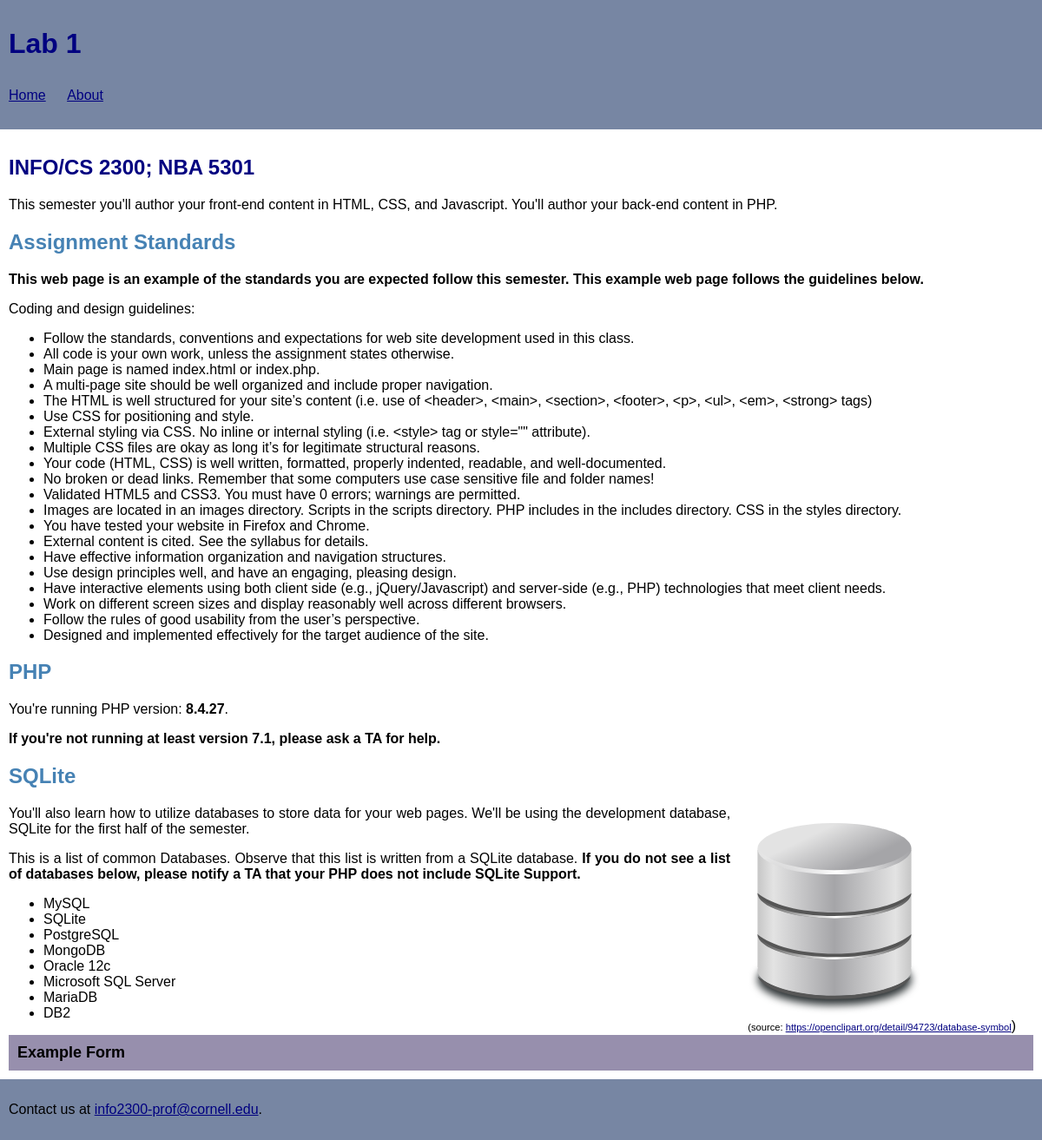
The page / on the database its author committed.
### tables this page shows
CREATE TABLE `Software` (
	`id`	INTEGER NOT NULL PRIMARY KEY AUTOINCREMENT UNIQUE,
	`name`	TEXT NOT NULL
);

### index.php (the view, shortened to what this page needs)
<?php
include("includes/init.php");
?>
<!DOCTYPE html>
<html>
<head>
  <link rel="stylesheet" type="text/css" href="styles/all.css" media="all" />
</head>
<body>
  <?php include("includes/header.php");?>
  <div id="content-wrap">
    <article id="content">
      <h1 id="article-title">INFO/CS 2300; NBA 5301</h1>
      <p>This semester you'll author your front-end content in HTML, CSS, and Javascript. You'll author your back-end content in PHP.</p>
      <section>
        <h2>Assignment Standards</h2>
        <p><strong>This web page is an example of the standards you are expected follow this semester. This example web page follows the guidelines below.</strong></p>
        <p>Coding and design guidelines:</p>
        <ul>
          <li>Follow the standards, conventions and expectations for web site development used in this class.</li>
          <li>All code is your own work, unless the assignment states otherwise.</li>
          <li>Main page is named index.html or index.php.</li>
          <li>A multi-page site should be well organized and include proper navigation.</li>
          <li>The HTML is well structured for your site’s content (i.e. use of &lt;header&gt;, &lt;main&gt;, &lt;section&gt;, &lt;footer&gt;, &lt;p&gt;, &lt;ul&gt;, &lt;em&gt;, &lt;strong&gt; tags)</li>
          <li>Use CSS for positioning and style.</li>
          <li>External styling via CSS. No inline or internal styling (i.e. &lt;style&gt; tag or style="" attribute).</li>
          <li>Multiple CSS files are okay as long it’s for legitimate structural reasons.</li>
          <li>Your code (HTML, CSS) is well written, formatted, properly indented, readable, and well-documented.</li>
          <li>No broken or dead links. Remember that some computers use case sensitive file and folder names!</li>
          <li>Validated HTML5 and CSS3. You must have 0 errors; warnings are permitted.</li>
          <li>Images are located in an images directory. Scripts in the scripts directory. PHP includes in the includes directory. CSS in the styles directory.</li>
          <li>You have tested your website in Firefox and Chrome.</li>
          <li>External content is cited. See the syllabus for details.</li>
          <li>Have effective information organization and navigation structures.</li>
          <li>Use design principles well, and have an engaging, pleasing design.</li>
          <li>Have interactive elements using both client side (e.g., jQuery/Javascript) and server-side (e.g., PHP) technologies that meet client needs.</li>
          <li>Work on different screen sizes and display reasonably well across different browsers.</li>
          <li>Follow the rules of good usability from the user’s perspective.</li>
          <li>Designed and implemented effectively for the target audience of the site.</li>
        </ul>
      </section>
      <section>
        <h2>PHP</h2>
        <p>You're running PHP version: <strong><?php echo htmlspecialchars(phpversion());?></strong>.</p>
        <p><strong>If you're not running at least version 7.1, please ask a TA for help.</strong></p>
      </section>
      <section>
        <h2>SQLite</h2>
        <figure id="database">
          <img alt="Database" src="images/db.svg"/>
          <figcaption>
            <span class="citation">(source: <a href="https://openclipart.org/detail/94723/database-symbol">https://openclipart.org/detail/94723/database-symbol</a></span>)
          </figcaption>
        </figure>
        <p>You'll also learn how to utilize databases to store data for your web pages. We'll be using the development database, SQLite for the first half of the semester.</p>
        <p>This is a list of common Databases. Observe that this list is written from a SQLite database. <strong>If you do not see a list of databases below, please notify a TA that your PHP does not include SQLite Support.</strong></p>
        <ul>
          <?php
          try {
            $result = $db->query('SELECT * FROM Software');
            foreach($result as $row) {
              ?>
              <li><?php echo htmlspecialchars($row["name"]);?></li>
              <?php
            }
          } catch(PDOException $e) {
            ?>
            <p><strong><?php echo htmlspecialchars('Exception : '.$e->getMessage()); ?></strong></p>
            <?php
          }
          ?>
        </ul>
      </section>
    </article>
    <div id="more">
      Example Form
    </div>
  </div>
  <?php include("includes/footer.php");?>
</body>
</html>

### includes/header.php
<header>
  <h1 id="title">Lab 1</h1>
  <nav id="menu">
    <ul>
      <li><a href="index.php">Home</a></li>
      <li><a href="about.php">About</a></li>
    </ul>
  </nav>
</header>

### includes/footer.php
<footer>
  <p>Contact us at <a href="mailto:info2300-prof@cornell.edu">info2300-prof@cornell.edu</a>.</p>
</footer>

### styles/all.css (style rules this page uses)
html { font-family: sans-serif; }
h1, a { color: navy; }
h2 { color: #4682B4; }
article p { text-align: justify; }
header { background-color: #7786a3; padding: 1px 0 30px 0; }
header #title { padding: 10px; }
#menu { display: inline; }
#menu ul { margin: 0; padding: 0; list-style: none; }
#menu li { margin: 0; padding: 10px; display: inline; }
footer { padding: 10px 10px; background-color: #7786a3; }
body { margin: 0 auto; }
figure { margin: 20px; }
figure img { width: 200px; }
#content-wrap { padding: 10px; }
#more { font-weight: bold; background-color: #978fad; padding: 10px; font-size: 18px; cursor: pointer; }
#database { float: right; }
.citation { font-size: 70%; }

### rows shown on the page
software: name "MySQL"
software: name "SQLite"
software: name "PostgreSQL"
software: name "MongoDB"
software: name "Oracle 12c"
software: name "Microsoft SQL Server"
software: name "MariaDB"
software: name "DB2"

### other values the page prints
phpversion() "8.4.27"
